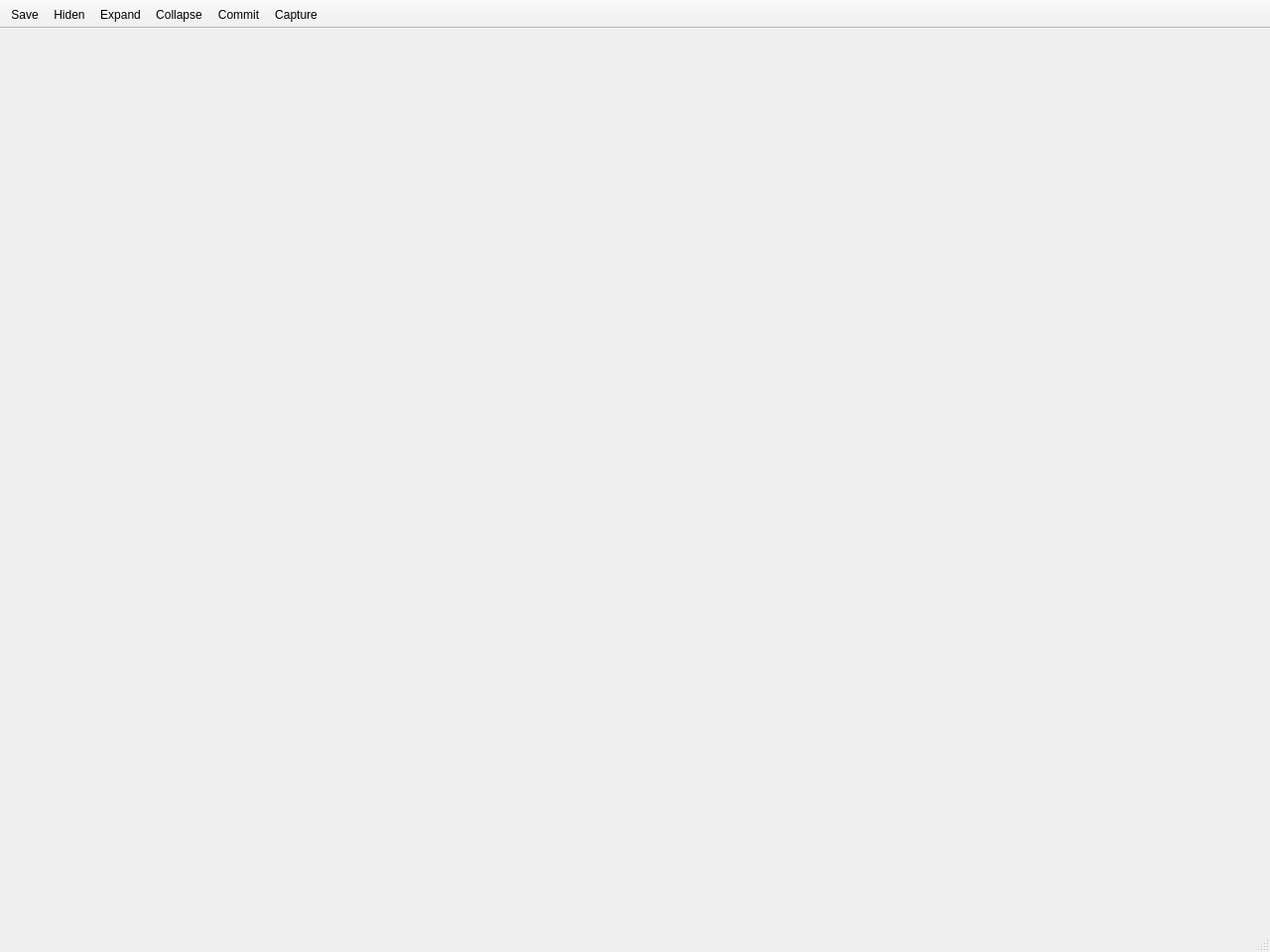
<?xml version="1.0" encoding="UTF-8"?>
<ui version="4.0">
 <class>AnalyzerWindow</class>
 <widget class="QMainWindow" name="AnalyzerWindow">
  <property name="geometry">
   <rect>
    <x>0</x>
    <y>0</y>
    <width>1280</width>
    <height>960</height>
   </rect>
  </property>
  <property name="windowTitle">
   <string>CellCounter</string>
  </property>
  <widget class="QWidget" name="centralwidget"/>
  <widget class="QMenuBar" name="menubar">
   <property name="geometry">
    <rect>
     <x>0</x>
     <y>0</y>
     <width>1280</width>
     <height>23</height>
    </rect>
   </property>
  </widget>
  <widget class="QStatusBar" name="statusbar"/>
  <widget class="QToolBar" name="toolBar">
   <property name="windowTitle">
    <string>toolBar</string>
   </property>
   <property name="movable">
    <bool>false</bool>
   </property>
   <property name="iconSize">
    <size>
     <width>64</width>
     <height>64</height>
    </size>
   </property>
   <property name="floatable">
    <bool>true</bool>
   </property>
   <attribute name="toolBarArea">
    <enum>TopToolBarArea</enum>
   </attribute>
   <attribute name="toolBarBreak">
    <bool>false</bool>
   </attribute>
   <addaction name="actionSave"/>
   <addaction name="actionHiden"/>
   <addaction name="actionExpand"/>
   <addaction name="actionCollapse"/>
   <addaction name="actionCommit"/>
   <addaction name="actionCapture"/>
  </widget>
  <action name="actionHiden">
   <property name="checkable">
    <bool>true</bool>
   </property>
   <property name="icon">
    <iconset resource="../resource.qrc">
     <normaloff>:/icons/layout.collapse.png</normaloff>
     <normalon>:/icons/layout.expand.png</normalon>:/icons/layout.collapse.png</iconset>
   </property>
   <property name="text">
    <string>Hiden</string>
   </property>
   <property name="toolTip">
    <string>隐藏细胞大图</string>
   </property>
  </action>
  <action name="actionReport">
   <property name="icon">
    <iconset resource="../resource.qrc">
     <normaloff>:/icons/report.png</normaloff>:/icons/report.png</iconset>
   </property>
   <property name="text">
    <string>Report</string>
   </property>
   <property name="toolTip">
    <string>生成报告</string>
   </property>
  </action>
  <action name="actionExpand">
   <property name="icon">
    <iconset resource="../resource.qrc">
     <normaloff>:/icons/collapse.all.png</normaloff>:/icons/collapse.all.png</iconset>
   </property>
   <property name="text">
    <string>Expand</string>
   </property>
   <property name="toolTip">
    <string>展开细胞分类信息</string>
   </property>
  </action>
  <action name="actionCollapse">
   <property name="icon">
    <iconset resource="../resource.qrc">
     <normaloff>:/icons/expand.all.png</normaloff>:/icons/expand.all.png</iconset>
   </property>
   <property name="text">
    <string>Collapse</string>
   </property>
   <property name="toolTip">
    <string>折叠细胞分类信息</string>
   </property>
  </action>
  <action name="actionSave">
   <property name="icon">
    <iconset>
     <normalon>:/icons/save.png</normalon>
    </iconset>
   </property>
   <property name="text">
    <string>Save</string>
   </property>
   <property name="toolTip">
    <string>保存结果</string>
   </property>
  </action>
  <action name="actionCapture">
   <property name="icon">
    <iconset>
     <normalon>:/icons/image.collection.png</normalon>
    </iconset>
   </property>
   <property name="text">
    <string>Capture</string>
   </property>
   <property name="toolTip">
    <string>抓图</string>
   </property>
  </action>
  <action name="actionCommit">
   <property name="icon">
    <iconset resource="../resource.qrc">
     <normaloff>:/icons/commit2.png</normaloff>:/icons/commit2.png</iconset>
   </property>
   <property name="text">
    <string>Commit</string>
   </property>
   <property name="toolTip">
    <string>提交审核结果</string>
   </property>
  </action>
  <action name="actionMarkCell">
   <property name="checkable">
    <bool>true</bool>
   </property>
   <property name="icon">
    <iconset resource="../resource.qrc">
     <normaloff>:/icons/uncheckmark.png</normaloff>
     <normalon>:/icons/checkmark.png</normalon>:/icons/uncheckmark.png</iconset>
   </property>
   <property name="text">
    <string>MarkCell</string>
   </property>
   <property name="toolTip">
    <string>显示细胞标记</string>
   </property>
  </action>
  <action name="actionshowContour">
   <property name="checkable">
    <bool>true</bool>
   </property>
   <property name="icon">
    <iconset resource="../resource.qrc">
     <normaloff>:/icons/contour_off.png</normaloff>
     <normalon>:/icons/contour_on.png</normalon>
     <disabledoff>:/icons/contour_off.png</disabledoff>:/icons/contour_off.png</iconset>
   </property>
   <property name="text">
    <string>showContour</string>
   </property>
   <property name="toolTip">
    <string>显示细胞轮廓标记</string>
   </property>
  </action>
 </widget>
 <resources>
  <include location="../resource.qrc"/>
 </resources>
 <connections/>
</ui>
